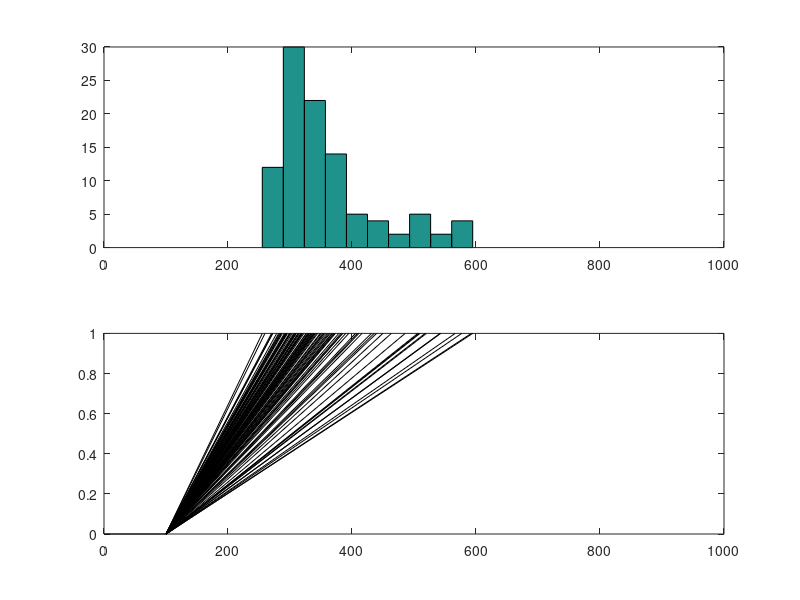

The MATLAB script that drew this image: (Note: this script raises an error after producing the figure.)
close all
clear all

mur = 4;
sdr = 1;
dS = 1;
n = 100;
r = mur+sdr*randn([n,1]);
r(r<1) = [];
n = numel(r);

figure
subplot(212);
plot([0 100],[0 0],'k-');
hold on

T = 1000*dS./r;

x = [repmat(100,[n,1]) 100+T];
y = [zeros(n,1) ones(n,1)];

whos x y T r
subplot(212)
plot(x',y','k-');
xlim([0 1000]);

subplot(211)
hist(100+T);
xlim([0 1000]);


w = pa_oct2bw(0.5,0:1:7);
w		= [-w w];
[r,w]	= meshgrid(r,w);
r		= r(:);
w		= w(:);


P = 1./w;
l = 0.18*abs(P)*1000;



T = 1000*dS./r+l+100;

% figure
% hist(T)
% return
Tinv = 1000./T;


%%
uw = unique(w);
nw = numel(uw);
for ii = 1:nw
	sel = w==uw(ii);
	muT(ii) = 1./mean(1000./T(sel));
end

%%
figure;
subplot(221)
plot(w,l,'k.','MarkerFaceColor','w');
axis square
box off
set(gca,'TickDir','out','XTick',unique(w));

subplot(222)
plot(P,l,'k.','MarkerFaceColor','w');
axis square
box off
set(gca,'TickDir','out','XTick',unique(P));



% T = 1./Tinv;
subplot(223)
plot(P,Tinv,'k.','MarkerFaceColor','w');
hold on
plot(1./uw,1./muT,'ko-','MarkerFaceColor','w');
axis square
box off
set(gca,'TickDir','out','XTick',unique(P));


%% Bayes
return
model = 'AMmodel.txt';
%% Data
dataStruct.y		= T/1000;
dataStruct.omega	= w;
dataStruct.dS		= 1;
dataStruct.Ntotal	= numel(T);

%% INTIALIZE THE CHAINS.
% mur = 2;
% sdr = 0.5;
nChains		= 4;
initsStruct = struct([]);
for ii = 1:nChains
	initsStruct(ii).murt			= 3;
	initsStruct(ii).sigmar			= 1;
	initsStruct(ii).lambda			= 0.2;
end

%% RUN THE CHAINS
parameters		= {'mur','sigmar','lambda'}; % The parameter(s) to be monitored.
burnInSteps		= 1000;		% Number of steps to 'burn-in' the samplers.
numSavedSteps	= 1000;		% Total number of steps in chains to save.
thinSteps		= 1;		% Number of steps to 'thin' (1=keep every step).
nIter			= ceil((numSavedSteps*thinSteps )/nChains); % Steps per chain.
doparallel		= 1; % do not use parallelization
if doparallel
	isOpen = matlabpool('size') > 0;
	if ~isOpen
		matlabpool open
	end
end
fprintf( 'Running JAGS...\n' );
% [samples, stats, structArray] = matjags( ...
% 	tic
[samples,stats,structArray] = pa_matjags(...
	dataStruct,...                     % Observed data
	fullfile(pwd, model), ...			% File that contains model definition
	initsStruct,...                    % Initial values for latent variables
	'doparallel',doparallel, ...      % Parallelization flag
	'nchains',nChains,...              % Number of MCMC chains
	'nburnin',burnInSteps,...          % Number of burnin steps
	'nsamples',nIter,...				% Number of samples to extract
	'thin',thinSteps,...              % Thinning parameter
	'monitorparams',parameters, ...    % List of latent variables to monitor
	'savejagsoutput',1,...          % Save command line output produced by JAGS?
	'verbosity',0,...               % 0=do not produce any output; 1=minimal text output; 2=maximum text output
	'cleanup',0);                    % clean up of temporary files?
% 	toc

% keyboard